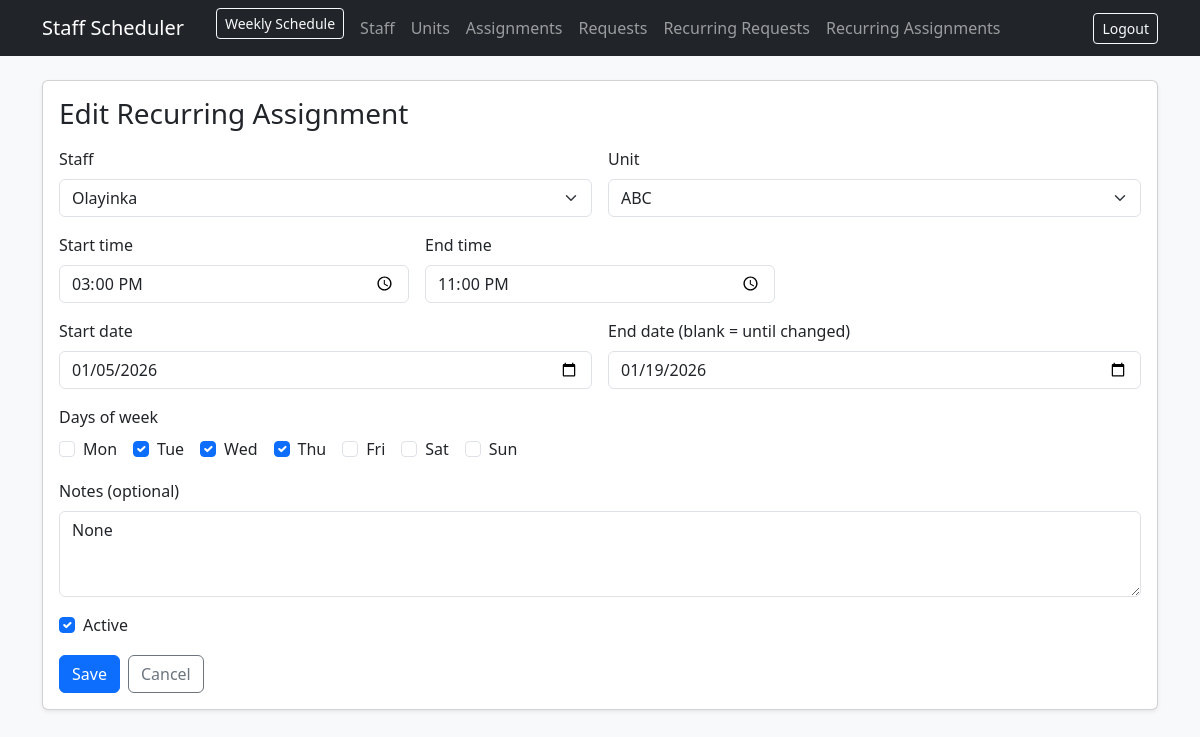
The app's page /recurring-assignments/1/edit (signed in), older data.
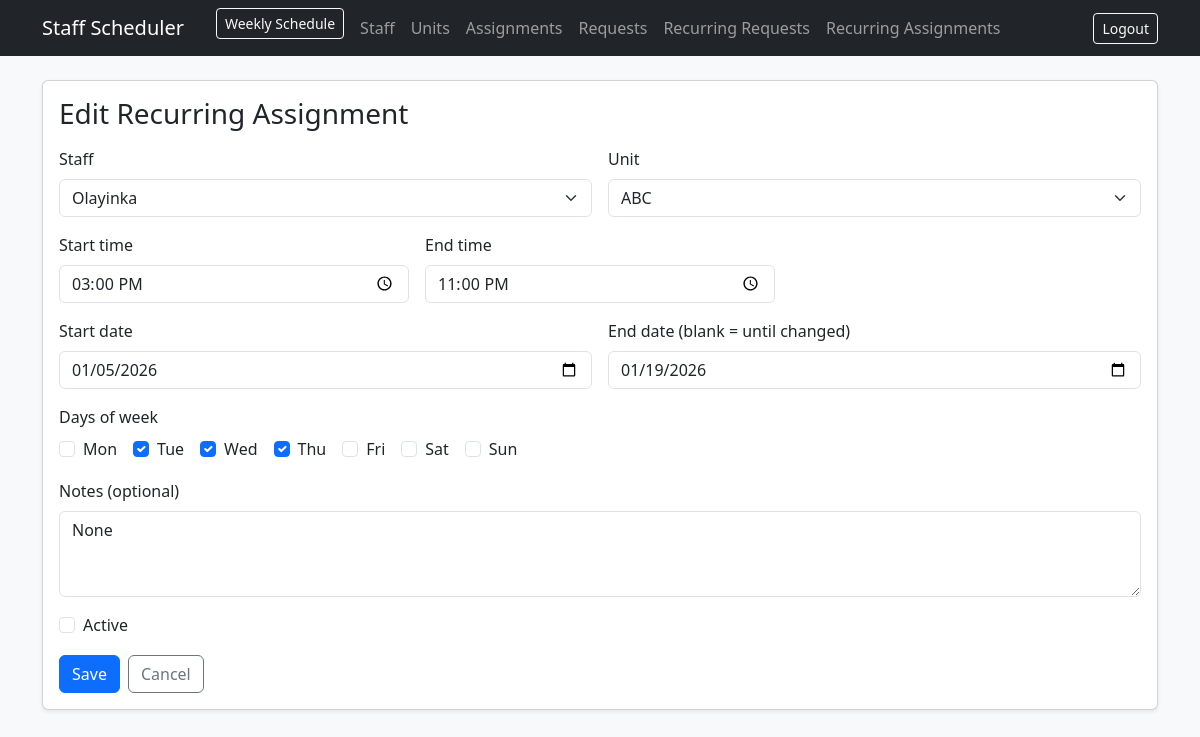
The same page, newer data.
### app/models.py (models this page shows)
class RecurringAssignment(db.Model):
    __tablename__ = "recurring_assignments"
    id = db.Column(db.Integer, primary_key=True)
    staff_id = db.Column(db.Integer, db.ForeignKey("staff.id"), nullable=False)
    staff = db.relationship("Staff", backref="recurring_assignments")
    unit_id = db.Column(db.Integer, db.ForeignKey("units.id"), nullable=False)
    unit = db.relationship("Unit", backref="recurring_assignments")
    start_time = db.Column(db.String(5), nullable=False)  # "HH:MM"
    end_time = db.Column(db.String(5), nullable=False)    # "HH:MM"
    days_mask = db.Column(db.Integer, nullable=False, default=0)
    start_date = db.Column(db.Date, nullable=False, default=date.today)
    end_date = db.Column(db.Date, nullable=True)  # NULL => until changed
    is_active = db.Column(db.Boolean, default=True, nullable=False)
    notes = db.Column(db.Text, nullable=True)
    created_by_admin_id = db.Column(db.Integer, db.ForeignKey("admins.id"), nullable=False)
    created_at = db.Column(db.DateTime, default=datetime.utcnow, nullable=False)

class Staff(db.Model):
    __tablename__ = "staff"
    id = db.Column(db.Integer, primary_key=True)
    full_name = db.Column(db.String(120), nullable=False, index=True)
    gender = db.Column(db.String(10), nullable=False)
    phone = db.Column(db.String(40), nullable=True)
    is_active = db.Column(db.Boolean, default=True, nullable=False)
    created_at = db.Column(db.DateTime, default=datetime.utcnow, nullable=False)

class Unit(db.Model):
    __tablename__ = "units"
    id = db.Column(db.Integer, primary_key=True)
    unit_name = db.Column(db.String(140), nullable=False, index=True)
    address = db.Column(db.String(220), nullable=True)
    is_active = db.Column(db.Boolean, default=True, nullable=False)
    created_at = db.Column(db.DateTime, default=datetime.utcnow, nullable=False)

### app/recurring_assignments/routes.py (the view)
@recurring_assignments_bp.route("/<int:ra_id>/edit", methods=["GET"])
@login_required
def edit_ra(ra_id):
    ra = RecurringAssignment.query.get_or_404(ra_id)
    staff_list = Staff.query.order_by(Staff.full_name.asc()).all()
    unit_list = Unit.query.order_by(Unit.unit_name.asc()).all()
    return render_template(
        "recurring_assignments/form.html",
        ra=ra,
        staff_list=staff_list,
        unit_list=unit_list,
        selected_days=codes_from_mask(ra.days_mask),
    )

### app/recurring_assignments/routes.py (called while the page is built)
def codes_from_mask(mask: int):
    return [c for c, bit in DAY_BITS.items() if (mask & bit)]

### app/templates/recurring_assignments/form.html (shortened to what this page needs)
{% extends "base.html" %}
{% block content %}
<div class="card shadow-sm">
  <div class="card-body">
    <h3 class="mb-3">{{ "Edit" if ra else "New" }} Recurring Assignment</h3>
    <form method="post" action="{{ '/recurring-assignments/%d/edit'|format(ra.id) if ra else '/recurring-assignments/new' }}">
      <div class="row g-3">
        <div class="col-md-6">
          <label class="form-label">Staff</label>
          <select class="form-select" name="staff_id" required>
            {% for s in staff_list %}
              <option value="{{ s.id }}" {% if ra and ra.staff_id == s.id %}selected{% endif %}>{{ s.full_name }}</option>
            {% endfor %}
          </select>
        </div>
        <div class="col-md-6">
          <label class="form-label">Unit</label>
          <select class="form-select" name="unit_id" required>
            {% for u in unit_list %}
              <option value="{{ u.id }}" {% if ra and ra.unit_id == u.id %}selected{% endif %}>{{ u.unit_name }}</option>
            {% endfor %}
          </select>
        </div>
        <div class="col-md-4">
          <label class="form-label">Start time</label>
          <input class="form-control" type="time" name="start_time" required value="{{ ra.start_time if ra else '' }}">
        </div>
        <div class="col-md-4">
          <label class="form-label">End time</label>
          <input class="form-control" type="time" name="end_time" required value="{{ ra.end_time if ra else '' }}">
        </div>
        <div class="col-md-6">
          <label class="form-label">Start date</label>
          <input class="form-control" type="date" name="start_date" required value="{{ ra.start_date.strftime('%Y-%m-%d') if ra else '' }}">
        </div>
        <div class="col-md-6">
          <label class="form-label">End date (blank = until changed)</label>
          <input class="form-control" type="date" name="end_date" value="{{ ra.end_date.strftime('%Y-%m-%d') if ra and ra.end_date else '' }}">
        </div>
        <div class="col-12">
          <label class="form-label">Days of week</label>
          <div class="d-flex flex-wrap gap-3">
            {% for code,label in [("MO","Mon"),("TU","Tue"),("WE","Wed"),("TH","Thu"),("FR","Fri"),("SA","Sat"),("SU","Sun")] %}
              <div class="form-check">
                <input class="form-check-input" type="checkbox" name="days" value="{{ code }}"
                       id="d{{ code }}" {% if code in selected_days %}checked{% endif %}>
                <label class="form-check-label" for="d{{ code }}">{{ label }}</label>
              </div>
            {% endfor %}
          </div>
        </div>
        <div class="col-12">
          <label class="form-label">Notes (optional)</label>
          <textarea class="form-control" name="notes" rows="3">{{ ra.notes if ra else '' }}</textarea>
        </div>
        {% if ra %}
        <div class="col-12">
          <div class="form-check">
            <input class="form-check-input" type="checkbox" id="is_active" name="is_active" {% if ra.is_active %}checked{% endif %}>
            <label class="form-check-label" for="is_active">Active</label>
          </div>
        </div>
        {% endif %}
      </div>
      <div class="d-flex gap-2 mt-3">
        <button class="btn btn-primary">{{ "Save" if ra else "Create" }}</button>
        <a class="btn btn-outline-secondary" href="/recurring-assignments/">Cancel</a>
      </div>
    </form>
  </div>
</div>
{% endblock %}

Row changes from the older to the newer data that the page shows:
changed RecurringAssignment "None": is_active "☑" → "☐"
